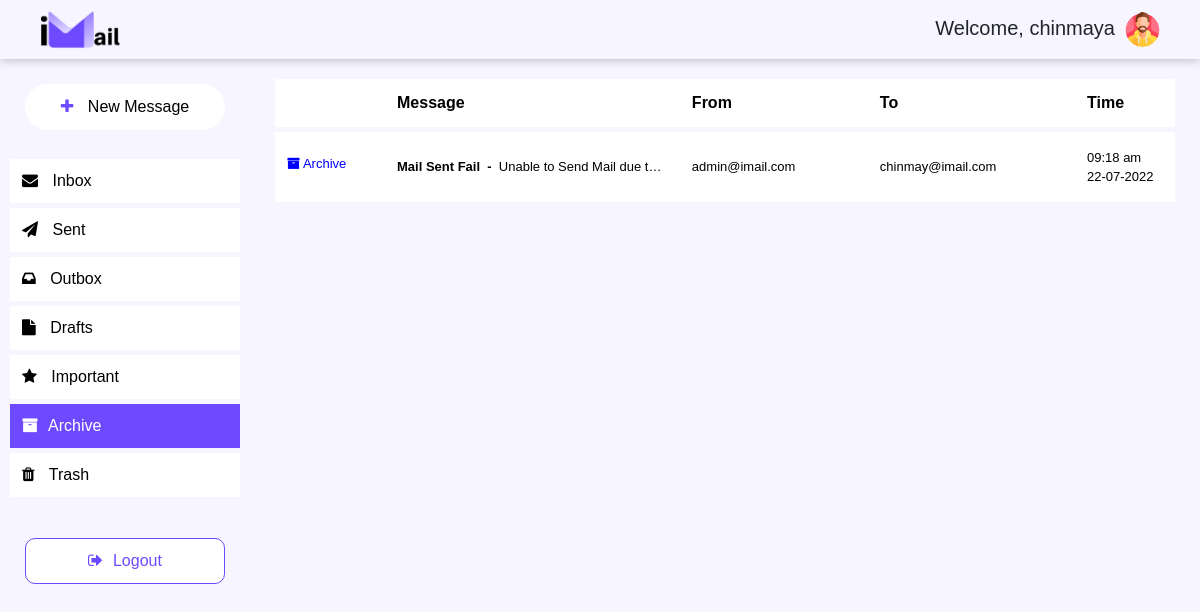
Screenshot of /archive.php (signed in) with the database file from the repository.
### tables this page shows
CREATE TABLE `archive` (
  `mid` int(4) NOT NULL,
  `sender` varchar(50) DEFAULT NULL,
  `receiver` varchar(50) DEFAULT NULL,
  `dttime` datetime DEFAULT NULL,
  `sub` varchar(50) DEFAULT NULL,
  `mailbox` varchar(10) DEFAULT NULL,
  `status` int(2) DEFAULT NULL,
  `message` text DEFAULT NULL,
  `owner` varchar(50) DEFAULT NULL,
  `attachment` varchar(50) DEFAULT NULL
);

### archive.php (the view, shortened to what this page needs)
<?php
include './config/config.php';
$user = $_SESSION['email'];
?>
<!DOCTYPE html>
<html lang="en">
<head>
    <?php include "./includes/headerlinks.php" ?>
</head>
<body>
    <?php include "./includes/insideNavbar.php" ?>
    <main class="mailbox_main">
        <?php include "./includes/sidebar.php" ?>
        <div class="mailArea">
            <div class="mailContainer">
                <table class="customTable">
                    <thead>
                        <tr>
                            <th style="width: 110px;"></th>
                            <th style="max-width: calc(100vw - 1000px);">Message</th>
                            <th>From</th>
                            <th>To</th>
                            <th style="width:100px;">Time</th>
                        </tr>
                    </thead>
                    <tbody>
                        <?php
                        $sql = "Select * from archive where owner='$user' order by dttime desc";
                        $res = mysqli_query($conn, $sql);
                        while ($row = mysqli_fetch_assoc($res)) {
                            $dateAndTimeArray =  preg_split("/\ /", $row['dttime']);
                            $formatedDateArray =  preg_split("/\-/", $dateAndTimeArray[0]);
                            $formatedDate = "$formatedDateArray[2]-$formatedDateArray[1]-$formatedDateArray[0]";
                            $formatedTimeArray =  preg_split("/\:/", $dateAndTimeArray[1]);
                            $formatedTime = "";
                            if ((int) $formatedTimeArray[0] > 12) {
                                $actualValue = (int) $formatedTimeArray[0] - 12;
                                $formatedTime = "$actualValue:$formatedTimeArray[1] pm";
                            } else  $formatedTime = "$formatedTimeArray[0]:$formatedTimeArray[1] am";
                            $json_encodeValue = json_encode($row);
                            echo "<tr  class='rowHoverEffect'  onclick='redirectToMailBox($json_encodeValue);'  style='border-top:5px solid rgb(247, 245, 255);' >
                                    <td><p style='color:blue;margin-top:10px;' ><i title='archive' class='fa fa-archive'  aria-hidden='true'></i> Archive</p></td>
                                    <td style='max-width: calc(100vw - 1000px);  white-space: nowrap;
                                    overflow: hidden;text-overflow: ellipsis;' ><b>$row[sub]&nbsp;&nbsp;-&nbsp;&nbsp;</b>$row[message]</td>
                                    <td>$row[sender]</td>
                                    <td>$row[receiver]</td>
                                    <td class='editOption'><span onclick='event.stopPropagation();'><i onclick='restoreMail($row[mid]);' title='restore' class='fa fa-repeat' aria-hidden='true'></i><i title='Permanent Delete' onclick='sendToTrash($row[mid]);' class='fa fa-trash' aria-hidden='true'></i></span>$formatedTime<br />$formatedDate</td>
                                 </tr>";
                        }
                        ?>
                    </tbody>
                </table>
            </div>
        </div>
    </main>
</body>
</html>

### css/style.css (style rules this page uses)
* { margin: 0; padding: 0; -webkit-box-sizing: border-box; box-sizing: border-box; font-family: "PT Sans", sans-serif; }
.mailbox_main { display: -webkit-box; display: -ms-flexbox; display: flex; background: #f7f5ff; }
.mailbox_main .mailArea { background: #f7f5ff; width: calc(100vw - 250px); }
.mailbox_main .mailArea .mailContainer { margin: 20px 25px; height: calc(100vh - 100px); overflow: auto; }
.mailbox_main .mailArea .mailContainer table { width: 100%; padding: 10px 15px; }
.mailbox_main .mailArea .mailContainer table tbody tr { background: white; cursor: pointer; font-size: 13px; }
.mailbox_main .mailArea .mailContainer table.customTable { width: 100%; border-collapse: collapse; color: #000000; }
.mailbox_main .mailArea .mailContainer table.customTable td, .mailbox_main .mailArea .mailContainer table.customTable th { padding: 12px; }
.mailbox_main .mailArea .mailContainer table.customTable th { -webkit-box-shadow: 0 0 30px black; box-shadow: 0 0 30px black; }
.mailbox_main .mailArea .mailContainer table.customTable thead { background: white; position: -webkit-sticky; position: sticky; top: 0; }
.mailbox_main .mailArea .mailContainer table.customTable thead tr { width: 100%; }
.editOption { position: relative; }

### rows the page displays
archive: sub "Mail Sent Fail", message "Unable to Send Mail due t…", sender "admin@imail.com", receiver "chinmay@imail.com", dttime "09:18 am", dttime "22-07-2022"

### other values shown
$username "chinmaya"
